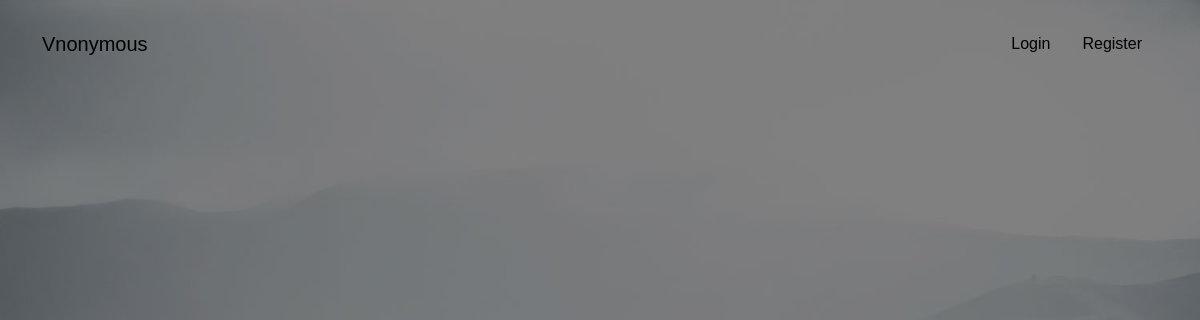
The page /video on the database as committed earlier.
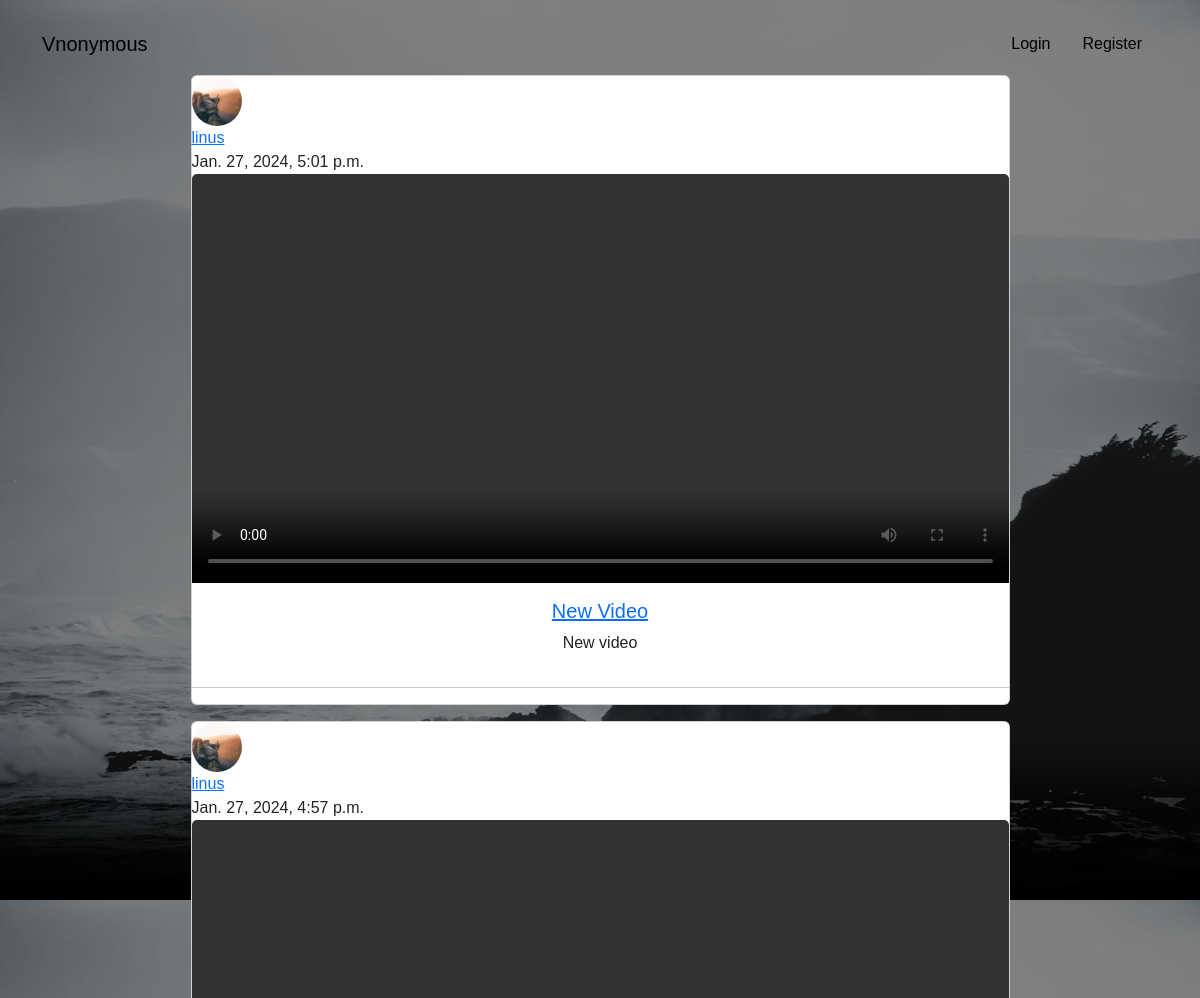
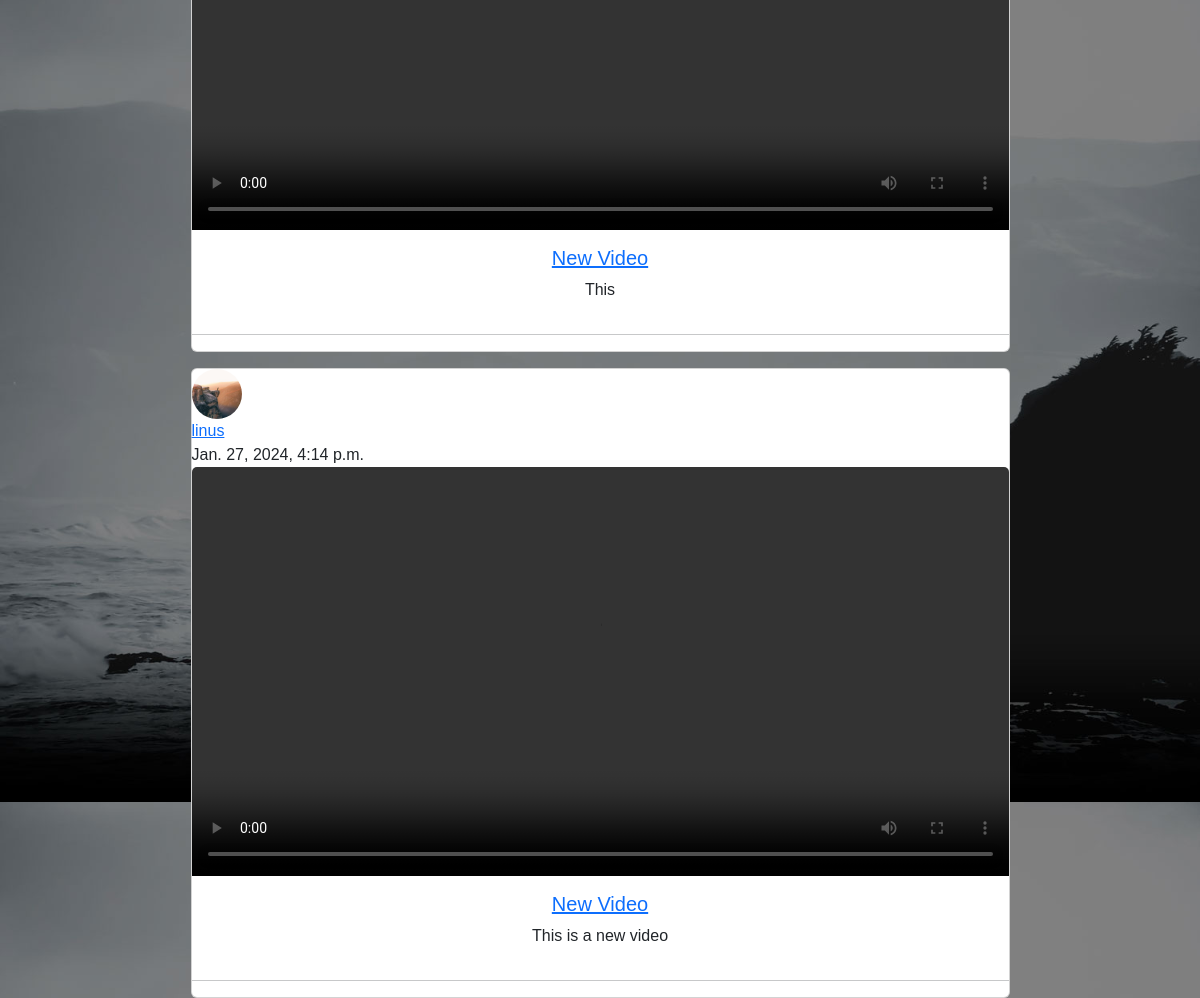
The same page on the database as committed later (2 pictures, top to bottom).
### stream/models.py (models this page shows, shortened)
class VidStream(models.Model):
    id = models.AutoField(primary_key=True)
    streamer = models.ForeignKey(User, on_delete=models.CASCADE)
    title = models.CharField(max_length=300)
    description = models.TextField(max_length=600)
    upload_date = models.DateTimeField(default=timezone.now)
    video = models.FileField(upload_to='')

class Profile(models.Model):
    user = models.OneToOneField(User, on_delete=models.CASCADE)
    image = models.ImageField(default="mountain.jpg", upload_to='profile-pics')

### stream/views.py (the view)
# urls.py: path('video',GeneralVideoListView.as_view(), name="video-list"),
class GeneralVideoListView(ListView):
    model = VidStream
    template_name = 'stream/video-list.html'
    context_object_name = 'videos'
    ordering = ['-upload_date']

### stream/templates/stream/video-list.html (shortened to what this page needs)
{% extends 'stream/base.html' %}
{% block content %}
    <div class="container" style="margin-top: 25px;">
        <div style="padding-top: 50px;">
            {% for item in videos %}
                <div class="card mb-3" style="width: 75%; box-shadow: 12em; margin: auto;">
                    <img class="rounded-circle border-dark" src="{{ item.streamer.profile.image.url }}" style="border-color: red;" width="50" height="50">
                    <a class="mr-2" href="{% url 'stream:user-videos' item.streamer.username %}" style="text-align: start;">{{ item.streamer }}</a>
                    <h12 style="text-align: start;">{{ item.upload_date }}</h12>
                    <video class="card-img-top" controls style="width: 100%; height: auto;">
                        <source src="{{ item.video.url }}" type="video/mp4">
                    </video>
                    <div class="card-body">
                        <h5 class="card-title"><a href="{% url 'stream:video-detail' item.id  %}">{{ item.title }}</a></h5>
                        <p class="card-text">{{ item.description }}</p>
                    </div>
                    <hr>
                </div>
            {% endfor %}
        </div>
    </div>
{% endblock content %}

### stream/templates/stream/base.html (shortened to what this page needs)
{% load bootstrap5 %}
{% bootstrap_css %}
{% load static %}
<!DOCTYPE html>
<html lang="en">
  <head>
    <link rel="stylesheet" href= "{%static 'assets/bootstrap/css/bootstrap.min.css' %}">
    <link href="{% static 'css/style.css' %}" rel="stylesheet">
    <link href="{% static 'css/logoutUI.css' %}" rel="stylesheet">
    <link href="{% static 'css/styleTopBar.css' %}" rel="stylesheet">
    {% load bootstrap5 %}
  </head>
  <body id="page-top" data-bs-spy="scroll" data-bs-target="#mainNav" data-bs-offset="77" style="background-size: cover; background-image: url(' {% static 'assets/img/intro-bg.jpg' %} ');">
    <nav class="navbar navbar-expand-md fixed-top navbar-light" id="mainNav">
      <div class="container"><a class="navbar-brand" href=" {% url 'stream:home' %} " id="Home Button">
          Vnonymous
        </a>
          <div class="navbar" id="navbarResponsive">
              <ul class="navbar-nav ms-auto">
                  {% if user.is_authenticated %}
                  <div class="dropdown">
                      <li class="nav-item nav-link">
                          <button class="nav-link active">
                              <a id="Videos Hover">
                                  VIDEOS &#9660;
                              </a>
                          </button>
                      </li>
                      <div class="dropdown-content">
                          <li class="nav-item nav-link"><a class="nav-link active" href=" {% url 'stream:video-list' %} " id="Video Button">Videos</a></li>
                          <li class="nav-item nav-link"><a class="nav-link active" href="{% url 'stream:video-create' %}" id="New Video Button">New Video</a>
                          <li class="nav-item nav-link"><a class="nav-link active" href="{% url 'stream:request-video' %}" id="Video Request Button">Video Request</a>
                      </div>
                    </div>
                    <li class="nav-item nav-link"><a class="nav-link active" href=" {% url 'stream:contact' %} " id="Add Contacts Button">Add Contacts</a></li>
                    <li class="nav-item nav-link"><a class="nav-link active" href="{% url 'stream:notifications' %}" id="Notification Button">Notifications</a></li>
                    <div class="dropdown">
                      <li class="nav-item nav-link">
                      <button class="nav-link active">
                          <a id="User Hover">
                              <img class="rounded-circle border-dark" src="{{ user.profile.image.url }}" style="border-color: red;" width="25" height="25">
                          &#9660;
                          </a>
                      </button>
                      </li>
                      <div class="dropdown-content">
                          <li class="nav-item nav-link"><a class="nav-link active" href="{% url 'stream:profile' %}" id="Profile Button">Profile</a>
                          <li class="nav-item nav-link"><a class="nav-link active" href="{% url 'stream:setting' %}" id="Setting Button">Setting</a>
                          {% if user.is_superuser %}
                              <li class="nav-item nav-link"><a class="nav-link active" href="{% url 'admin:index' %}" id="Admin Button">Admin</a>
                          {% endif %}
                          <li class="nav-item nav-link"><a class="nav-link active"  href='#'onclick='overlay()' id="Logout Button">Logout</a>
                      </div>
                    </div>
                  {% else %}
                      <li class="nav-item nav-link"><a class="nav-link active" href="{% url 'stream:login' %}" id="Login Button">Login</a></li>
                      <li class="nav-item nav-link"><a class="nav-link active" href="{% url 'stream:register' %}" id="Register Button">Register</a></li>
                  {% endif %}
              </ul>
          </div>
      </div>
  </nav>
    <div class="container" id="app">
        {% block content %}
        {% endblock %}
    </div>
  </body>
</html>

### stream/static/css/style.css (style rules this page uses)
body { background: whitesmoke; font-family: Arial, Helvetica, sans-serif; }
div { text-align: center; }
#page-top { color: white; }

### stream/static/css/logoutUI.css (style rules this page uses)
body { height:100%; margin:0; padding:0; }

Rows that differ between the two databases and show on the page:
added VidStream: streamer.profile.image (picture), streamer "linus", upload_date "Jan. 27, 2024, 5:01 p.m.", title "New Video", description "New video"
added VidStream: streamer.profile.image (picture), streamer "linus", upload_date "Jan. 27, 2024, 4:57 p.m.", title "New Video", description "This"
added VidStream: streamer.profile.image (picture), streamer "linus", upload_date "Jan. 27, 2024, 4:14 p.m.", title "New Video", description "This is a new video"
